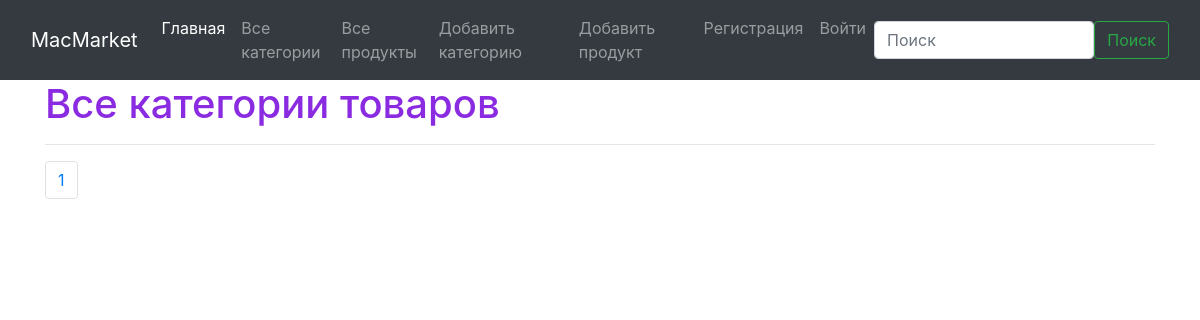
Before: /product/?page=2 with the older database file.
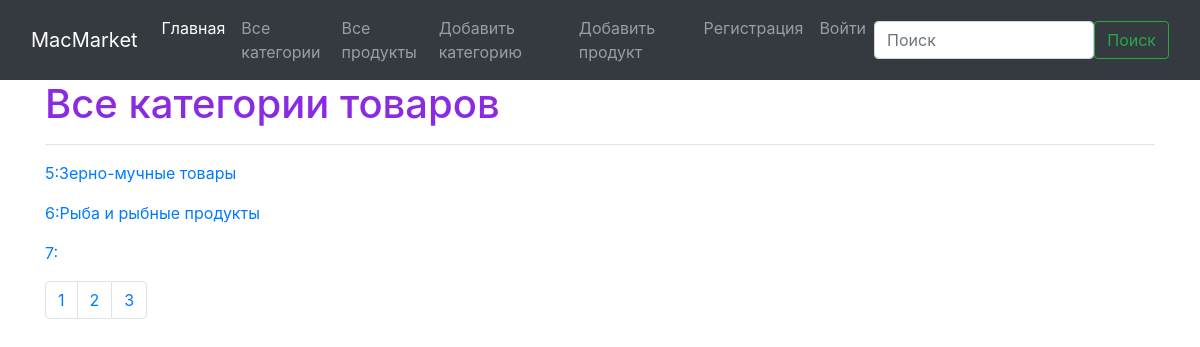
After: the same page with the newer database file.
### homework/models.py (models this page shows, shortened)
class Category(models.Model):
    class Meta:
        verbose_name = 'категория'
        verbose_name_plural = 'категории'
    name = models.CharField(max_length=100, verbose_name='название')

### homework/views.py (the view)
# urls.py: path('product/', views.get_all_product),
def get_all_product(request):
    word = request.GET.get('search', '')
    page = int(request.GET.get('page', 1))
    category = Category.objects.filter(name__contains=word)
    count = category.count()
    print(count // PAGE_SIZE)
    if count % PAGE_SIZE == 0:
        buttons = count // PAGE_SIZE
    else:
        buttons = count // PAGE_SIZE + 1
        print([i for i in range(1, buttons + 1)])
    start = (page - 1) * PAGE_SIZE
    end = page * PAGE_SIZE
    data = {
        'all_product': category[start:end],
        'username': auth.get_user(request).username,
        'buttons': [i for i in range(1, buttons + 1)]
    }
    return render(request, 'product.html', context=data)

### templates/product.html
{% extends 'layout.html' %}
{% block content %}
    <h1 style="color: blueviolet">Все категории товаров</h1>
    <hr>
    {% for i in all_product %}
        <a href="/product/{{ i.id }}/">
            <p>{{ i.id }}:{{ i.name }}</p>
        </a>
    {% endfor %}
       <nav aria-label="Page navigation example">
        <ul class="pagination">
            {% for button in buttons %}
                <li class="page-item"><a class="page-link" href="/product/?page={{ button }}">{{ button }}</a>
                </li>
            {% endfor %}
        </ul>
    </nav>
{% endblock %}

### templates/layout.html (shortened to what this page needs)
{% load static %}
<!DOCTYPE html>
<html lang="en">
<head>
    <link rel="stylesheet" type="text/css" href="{% static 'css/style.css' %}"/>
    <link rel="stylesheet" href="https://cdn.jsdelivr.net/npm/bootstrap@4.6.0/dist/css/bootstrap.min.css">
</head>
<body>
<nav class="navbar navbar-expand-lg navbar-dark bg-dark">
  <div class="container-fluid">
    <a class="navbar-brand" href="/">MacMarket</a>
    <div class="collapse navbar-collapse" id="navbarSupportedContent">
      <ul class="navbar-nav me-auto mb-2 mb-lg-0">
        <li class="nav-item">
          <a class="nav-link active" aria-current="page" href="/">Главная </a>
        </li>
        <li class="nav-item">
          <a class="nav-link" href="/product/">Все категории</a>
        </li>
      <li class="nav-item">
          <a class="nav-link" href="/products/">Все продукты</a>
        </li>
           <li class="nav-item">
          <a class="nav-link" href="/add_product/">Добавить категорию</a>
        </li>
       <li class="nav-item">
          <a class="nav-link" href="/add_products/">Добавить продукт</a>
        </li>
          <li class="nav-item">
          <a class="nav-link" href="/register/">Регистрация</a>
        </li>
          {% if username %}
              <li class="nav-item">
          <a class="nav-link" href="/logout/">Выйти({{ username }})</a>
        </li>
          {% else %}
              <li class="nav-item">
          <a class="nav-link" href="/login/">Войти</a>
        </li>
          {% endif %}
      </ul>
      <form class="d-flex" action="" method="get">
        <input class="form-control me-2" name="search" type="поиск" placeholder="Поиск" aria-label="Search">
        <button class="btn btn-outline-success" type="submit">Поиск</button>
      </form>
    </div>
</nav>
<div class="container" style="text-align: left">
{% block content %}
{% endblock %}
</div>
</body>
</html>

### static/css/style.css (style rules this page uses)
body { background: #fdc0ff; }

Changed rows visible on the page:
added Category: id "5", name "Зерно-мучные товары"
added Category: id "6", name "Рыба и рыбные продукты"
added Category: id "7"
Other visible differences:
new list line: "2"
new list line: "3"
